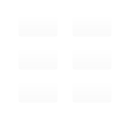
<?xml version="1.0" encoding="UTF-8"?>
<ui version="4.0">
 <class>ShapeSelectMenu</class>
 <widget class="QWidget" name="ShapeSelectMenu">
  <property name="geometry">
   <rect>
    <x>0</x>
    <y>0</y>
    <width>130</width>
    <height>120</height>
   </rect>
  </property>
  <property name="windowTitle">
   <string>Form</string>
  </property>
  <property name="styleSheet">
   <string notr="true">background-color: rgb(255, 255, 255);</string>
  </property>
  <widget class="QWidget" name="layoutWidget">
   <property name="geometry">
    <rect>
     <x>10</x>
     <y>10</y>
     <width>111</width>
     <height>100</height>
    </rect>
   </property>
   <layout class="QHBoxLayout" name="horizontalLayout">
    <item>
     <layout class="QVBoxLayout" name="verticalLayout">
      <item>
       <widget class="QPushButton" name="pushButtonLine">
        <property name="sizePolicy">
         <sizepolicy hsizetype="Fixed" vsizetype="Fixed">
          <horstretch>0</horstretch>
          <verstretch>0</verstretch>
         </sizepolicy>
        </property>
        <property name="styleSheet">
         <string notr="true">color: rgba(255, 255, 255, 0);
background-color: rgba(255, 255, 255, 0);
selection-color: rgba(255, 255, 255, 0);
selection-background-color: rgba(255, 255, 255, 0);</string>
        </property>
        <property name="text">
         <string/>
        </property>
        <property name="icon">
         <iconset resource="../menus.qrc">
          <normaloff>:/res/menus/shapeselect/line_unselected.png</normaloff>:/res/menus/shapeselect/line_unselected.png</iconset>
        </property>
        <property name="iconSize">
         <size>
          <width>20</width>
          <height>20</height>
         </size>
        </property>
       </widget>
      </item>
      <item>
       <widget class="QPushButton" name="pushButtonPolyline">
        <property name="sizePolicy">
         <sizepolicy hsizetype="Fixed" vsizetype="Fixed">
          <horstretch>0</horstretch>
          <verstretch>0</verstretch>
         </sizepolicy>
        </property>
        <property name="styleSheet">
         <string notr="true">color: rgba(255, 255, 255, 0);
background-color: rgba(255, 255, 255, 0);
selection-color: rgba(255, 255, 255, 0);
selection-background-color: rgba(255, 255, 255, 0);</string>
        </property>
        <property name="text">
         <string/>
        </property>
        <property name="icon">
         <iconset resource="../menus.qrc">
          <normaloff>:/res/menus/shapeselect/polyline_unselected.png</normaloff>:/res/menus/shapeselect/polyline_unselected.png</iconset>
        </property>
        <property name="iconSize">
         <size>
          <width>20</width>
          <height>20</height>
         </size>
        </property>
       </widget>
      </item>
      <item>
       <widget class="QPushButton" name="pushButtonPolygon">
        <property name="sizePolicy">
         <sizepolicy hsizetype="Fixed" vsizetype="Fixed">
          <horstretch>0</horstretch>
          <verstretch>0</verstretch>
         </sizepolicy>
        </property>
        <property name="styleSheet">
         <string notr="true">color: rgba(255, 255, 255, 0);
background-color: rgba(255, 255, 255, 0);
selection-color: rgba(255, 255, 255, 0);
selection-background-color: rgba(255, 255, 255, 0);</string>
        </property>
        <property name="text">
         <string/>
        </property>
        <property name="icon">
         <iconset resource="../menus.qrc">
          <normaloff>:/res/menus/shapeselect/polygon_unselected.png</normaloff>:/res/menus/shapeselect/polygon_unselected.png</iconset>
        </property>
        <property name="iconSize">
         <size>
          <width>20</width>
          <height>20</height>
         </size>
        </property>
       </widget>
      </item>
     </layout>
    </item>
    <item>
     <layout class="QVBoxLayout" name="verticalLayout_2">
      <item>
       <widget class="QPushButton" name="pushButtonRectangle">
        <property name="sizePolicy">
         <sizepolicy hsizetype="Fixed" vsizetype="Fixed">
          <horstretch>0</horstretch>
          <verstretch>0</verstretch>
         </sizepolicy>
        </property>
        <property name="styleSheet">
         <string notr="true">color: rgba(255, 255, 255, 0);
background-color: rgba(255, 255, 255, 0);
selection-color: rgba(255, 255, 255, 0);
selection-background-color: rgba(255, 255, 255, 0);</string>
        </property>
        <property name="text">
         <string/>
        </property>
        <property name="icon">
         <iconset resource="../menus.qrc">
          <normaloff>:/res/menus/shapeselect/rectangle_unselected.png</normaloff>:/res/menus/shapeselect/rectangle_unselected.png</iconset>
        </property>
        <property name="iconSize">
         <size>
          <width>20</width>
          <height>20</height>
         </size>
        </property>
       </widget>
      </item>
      <item>
       <widget class="QPushButton" name="pushButtonEllipse">
        <property name="sizePolicy">
         <sizepolicy hsizetype="Fixed" vsizetype="Fixed">
          <horstretch>0</horstretch>
          <verstretch>0</verstretch>
         </sizepolicy>
        </property>
        <property name="styleSheet">
         <string notr="true">color: rgba(255, 255, 255, 0);
background-color: rgba(255, 255, 255, 0);
selection-color: rgba(255, 255, 255, 0);
selection-background-color: rgba(255, 255, 255, 0);</string>
        </property>
        <property name="text">
         <string/>
        </property>
        <property name="icon">
         <iconset resource="../menus.qrc">
          <normaloff>:/res/menus/shapeselect/ellipse_unselected.png</normaloff>:/res/menus/shapeselect/ellipse_unselected.png</iconset>
        </property>
        <property name="iconSize">
         <size>
          <width>20</width>
          <height>20</height>
         </size>
        </property>
       </widget>
      </item>
      <item>
       <widget class="QPushButton" name="pushButtonText">
        <property name="sizePolicy">
         <sizepolicy hsizetype="Fixed" vsizetype="Fixed">
          <horstretch>0</horstretch>
          <verstretch>0</verstretch>
         </sizepolicy>
        </property>
        <property name="styleSheet">
         <string notr="true">color: rgba(255, 255, 255, 0);
background-color: rgba(255, 255, 255, 0);
selection-color: rgba(255, 255, 255, 0);
selection-background-color: rgba(255, 255, 255, 0);</string>
        </property>
        <property name="text">
         <string/>
        </property>
        <property name="icon">
         <iconset resource="../menus.qrc">
          <normaloff>:/res/menus/shapeselect/text_unselected.png</normaloff>:/res/menus/shapeselect/text_unselected.png</iconset>
        </property>
        <property name="iconSize">
         <size>
          <width>20</width>
          <height>20</height>
         </size>
        </property>
       </widget>
      </item>
     </layout>
    </item>
   </layout>
  </widget>
 </widget>
 <resources>
  <include location="../menus.qrc"/>
 </resources>
 <connections/>
</ui>
